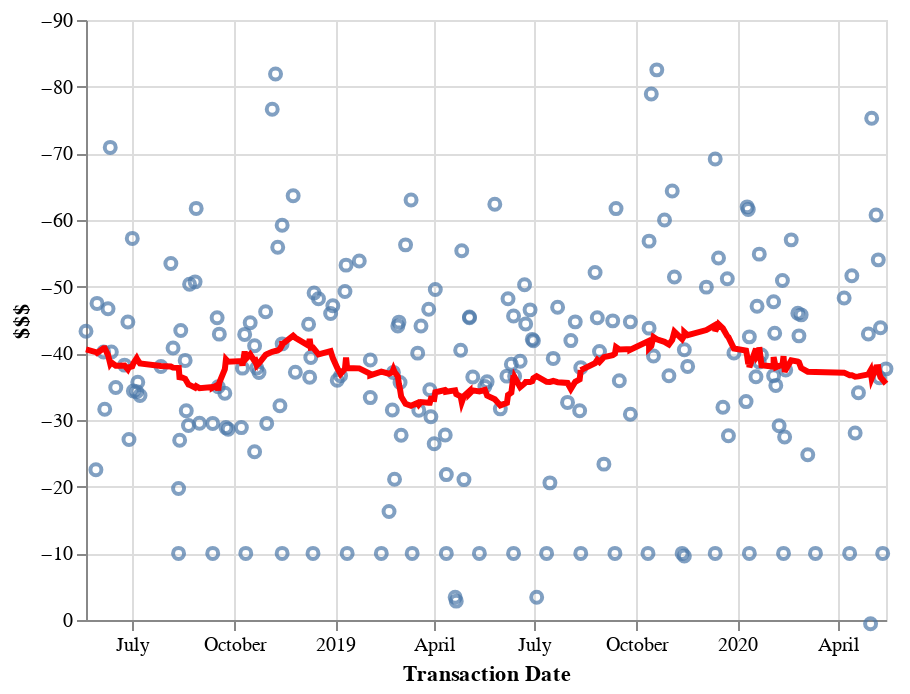

Write notebook code for a chart like this one.
### Code cell
### ==== but the 9.99 cost to get free shipping is in the way

line = alt.Chart(spent_df).mark_line(
    color='red',
    size=3
).transform_window(
    rolling_mean='mean(Amount)',
    frame=[-15, 15]
).encode(
    x='Transaction Date:T',
    y='rolling_mean:Q'
)

points = alt.Chart(spent_df).mark_point().encode(
    tooltip=('Amount','Transaction Date','Description'),
    x='Transaction Date:T',
    y=alt.Y('Amount:Q',
            axis=alt.Axis(title='$$$'), scale=alt.Scale(domain=[0,-90]))
    
)

points + line
### ==== get rid of them!

### Figure 1 — Vega-Lite specification as saved in the notebook (floating-point values rounded to 4 significant figures; data arrays with more than 128 entries replaced by an {"elided": "..."} marker saying what was removed)
{"config": {"view": {"continuousWidth": 400, "continuousHeight": 300}}, "layer": [{"mark": "point", "encoding": {"tooltip": [{"type": "quantitative", "field": "Amount"}, {"type": "nominal", "field": "Transaction Date"}, {"type": "nominal", "field": "Description"}], "x": {"type": "temporal", "field": "Transaction Date"}, "y": {"type": "quantitative", "axis": {"title": "$$$"}, "field": "Amount", "scale": {"domain": [0, -90]}}}}, {"mark": {"type": "line", "color": "red", "size": 3}, "encoding": {"x": {"type": "temporal", "field": "Transaction Date"}, "y": {"type": "quantitative", "field": "rolling_mean"}}, "transform": [{"window": [{"op": "mean", "field": "Amount", "as": "rolling_mean"}], "frame": [-15, 15]}]}], "data": {"name": "data-44ae894f35ba3632f41bfdb84e57b2bf"}, "$schema": "https://vega.github.io/schema/vega-lite/v4.8.1.json", "datasets": {"data-44ae894f35ba3632f41bfdb84e57b2bf": {"elided": "205 records"}}}
